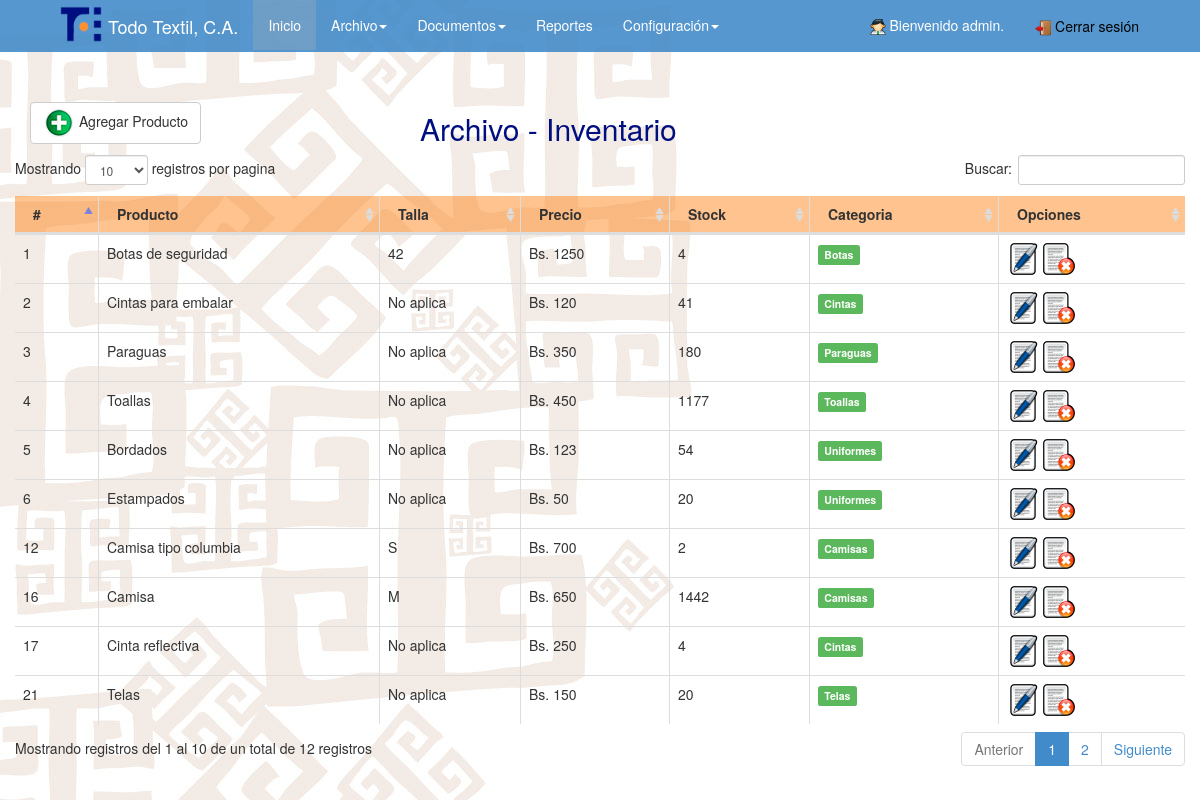
Page /SISTEMA/registros/prod.php (signed in) on the committed database.
### tables this page shows
CREATE TABLE IF NOT EXISTS `productos` (
  `idproducto` int(5) NOT NULL AUTO_INCREMENT,
  `nombre` varchar(150) NOT NULL,
  `talla` int(10) DEFAULT NULL,
  `precio` varchar(10) NOT NULL,
  `stock` varchar(100) NOT NULL,
  `idcategoria` int(10) DEFAULT NULL,
  `idsubcategoria2` int(10) DEFAULT NULL,
  PRIMARY KEY (`idproducto`),
  KEY `idcategoria` (`idcategoria`),
  KEY `idsubcategoria` (`idsubcategoria2`),
  KEY `talla` (`talla`)
);

CREATE TABLE IF NOT EXISTS `tallas` (
  `idtalla` int(10) NOT NULL AUTO_INCREMENT,
  `talla` varchar(50) NOT NULL,
  PRIMARY KEY (`idtalla`)
);

CREATE TABLE IF NOT EXISTS `categorias` (
  `idcategoria` int(10) NOT NULL AUTO_INCREMENT,
  `nombre` varchar(100) NOT NULL,
  PRIMARY KEY (`idcategoria`)
);

### SISTEMA/include/database.php (called while the page is built, shortened)
<?php
class MySQLDB
{
   var $connection;
	function MySQLDB(){
	  $this->connection = mysql_connect(DB_SERVER, DB_USER, DB_PASS) or die(mysql_error());
	}
	function getProductos()
	{
		$q = "SELECT * FROM productos";
		$result = mysql_query($q,$this->connection);
	  	if(!$result || (mysql_num_rows($result) < 1))
	    {
			return NULL;
	    }else{
			for($i=0; $i<mysql_num_rows($result);$i++)
			{
				$dbarray = mysql_fetch_assoc($result);
				$array[]=$dbarray;
			}
			return $array;
		}
	}
	function getCategoria($idcategoria){
		$q= "SELECT * FROM categorias WHERE idcategoria = '".$idcategoria."' ";
		$result = mysql_query($q, $this->connection);
		if(!$result || (mysql_num_rows($result) < 1)){
			return NULL;
		}else{
			for ($i=0; $i <mysql_num_rows($result); $i++) {
				$dbarray = mysql_fetch_array($result);
				$array[]=$dbarray;
			}
			return $array;
		}
	}
	function getTallasbyID($idt){
		$q= "SELECT * FROM tallas WHERE idtalla = '".$idt."'";
		$result = mysql_query($q, $this->connection);
		if (!$result || (mysql_num_rows($result) < 1)) {
			return NULL;
		}else{
			for ($i=0; $i < mysql_num_rows($result) ; $i++) {
				$dbarray = mysql_fetch_array($result);
				$array[]=$dbarray;
			}
			return $array;
		}
	}
};
$database = new MySQLDB;
?>

### SISTEMA/registros/prod.php (the view, shortened to what this page needs)
<?php include_once("../include/session.php"); ?>
<!doctype html>
<html>
	<head>
		<link rel="stylesheet" type="text/css" href="../css/main.css">
		<link rel="stylesheet" href="../css/bootstrap.min.css">
 	<link rel="stylesheet" type="text/css" href="../css/datatables.css">
 <link rel="stylesheet" type="text/css" href="../pjdietz-Freeow-c84f9e9/style/freeow/freeow.css" />
<link rel="stylesheet" type="text/css" href="../pjdietz-Freeow-c84f9e9/demo/demo.css" />
	</head>
<body>
 	<?php include("header.php");
	$arrayProd = $database->getProductos();
    ?>
	<div class="container">
		<div class="row">
		<br/>
		<br/>
		<div class="col-md-4">
 	  		<a type="button" class="btn btn-default"  href="add.php?n=3" style="margin-top: 10px;">
 	  		<img src="../images/add3.png"> Agregar Producto</a>
	 	</div>
	  	<div class="col-md-4">
	 	  	<h2 style="color: rgb(0, 15, 128);">Archivo - Inventario</h2>
	 	</div>
		<table width="100%" class="table table-bordered table-hover" id="table_id">
	        <thead>
	            <tr style="background: rgba(255, 119, 0, 0.44);">
	                <th width="auto">#</th>
	                <th width="auto">Producto</th>
	                <th width="auto">Talla</th>
	                <th width="auto">Precio</th>
	                <th width="auto">Stock</th>
	                <th width="auto">Categoria</th>
	                <th width="auto">Opciones</th>
	            </tr>
	        </thead>
			<tbody>
			<?php
			if(sizeof($arrayProd)>0)
			{
				for($j=0; $j<sizeof($arrayProd); $j++)
	        		{
	        			$talid = $database ->getTallasbyID($arrayProd[$j]['talla']);
	        			echo '
	        				<tr>
	        					<td>'.$arrayProd[$j]['idproducto'].'</td>';
			        			echo '<td>'.$arrayProd[$j]['nombre'].'</td>';
			        			echo '<td>'.$talid[0]['talla'].'</td>';
			        			echo '<td> Bs. '.$arrayProd[$j]['precio'].'</td>';
			        			echo '<td>'.$arrayProd[$j]['stock'].'</td>';
			        			$arrayCat = $database->getCategoria($arrayProd[$j]['idcategoria']);
			        			echo '<td><span class="label label-success">'.$arrayCat[0]['nombre'].'</span></td>';
			        			echo '<td><a href="edit.php?id='.$arrayProd[$j]['idproducto'].'&n=3"><img src="../images/edit.png"/></a>
			        			<a href="delete.php?id='.$arrayProd[$j]['idproducto'].'&n=3" onclick="return confirmation()"><img src="../images/deletep.png"/></a></td>
	        			    </tr>';
        		}
			}
			 ?>
        </tbody>
        </table>
		</div>
</body>
</html>

### SISTEMA/css/datatables.css (style rules this page uses)
table.dataTable td, table.dataTable th { -webkit-box-sizing: content-box; -moz-box-sizing: content-box; box-sizing: content-box; }
table.dataTable { clear: both; margin-top: 6px !important; margin-bottom: 6px !important; max-width: none !important; }
table.dataTable thead .sorting, table.dataTable thead .sorting_asc, table.dataTable thead .sorting_desc, table.dataTable thead .sorting_asc_disabled, table.dataTable thead .sorting_desc_disabled { cursor: pointer; }
table.dataTable thead .sorting { background: url('../images/sort_both.png') no-repeat center right; }
table.dataTable thead .sorting_asc { background: url('../images/sort_asc.png') no-repeat center right; }
table.dataTable thead > tr > th { padding-left: 18px; padding-right: 18px; }
table.table-bordered.dataTable { border-collapse: separate !important; }
table.table-bordered thead th, table.table-bordered thead td { border-left-width: 0; border-top-width: 0; }
table.table-bordered tbody th, table.table-bordered tbody td { border-left-width: 0; border-bottom-width: 0; }
table.table-bordered th:last-child, table.table-bordered td:last-child { border-right-width: 0; }

### SISTEMA/registros/header.php (style rules this page uses)
body { background-image: url("../images/bg.jpg"); background-color: #cccccc; }

### rows in the picture
productos: idproducto "1", nombre "Botas de seguridad", talla.talla "42", precio "1250", stock "4", idcategoria.nombre "Botas"
productos: idproducto "2", nombre "Cintas para embalar", talla.talla "No aplica", precio "120", stock "41", idcategoria.nombre "Cintas"
productos: idproducto "3", nombre "Paraguas", talla.talla "No aplica", precio "350", stock "180", idcategoria.nombre "Paraguas"
productos: idproducto "4", nombre "Toallas", talla.talla "No aplica", precio "450", stock "1177", idcategoria.nombre "Toallas"
productos: idproducto "5", nombre "Bordados", talla.talla "No aplica", precio "123", stock "54", idcategoria.nombre "Uniformes"
productos: idproducto "6", nombre "Estampados", talla.talla "No aplica", precio "50", stock "20", idcategoria.nombre "Uniformes"
productos: idproducto "12", nombre "Camisa tipo columbia", talla.talla "S", precio "700", stock "2", idcategoria.nombre "Camisas"
productos: idproducto "16", nombre "Camisa", talla.talla "M", precio "650", stock "1442", idcategoria.nombre "Camisas"
productos: idproducto "17", nombre "Cinta reflectiva", talla.talla "No aplica", precio "250", stock "4", idcategoria.nombre "Cintas"
productos: idproducto "21", nombre "Telas", talla.talla "No aplica", precio "150", stock "20", idcategoria.nombre "Telas"
